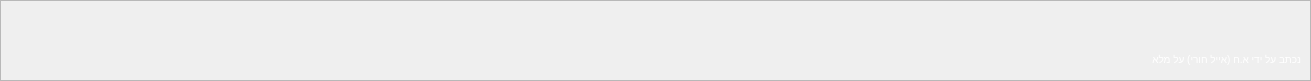
   <widget class="QFrame" name="lower_frame">
    <property name="geometry">
     <rect>
      <x>0</x>
      <y>740</y>
      <width>1311</width>
      <height>81</height>
     </rect>
    </property>
    <property name="cursor">
     <cursorShape>WhatsThisCursor</cursorShape>
    </property>
    <property name="frameShape">
     <enum>QFrame::StyledPanel</enum>
    </property>
    <property name="frameShadow">
     <enum>QFrame::Raised</enum>
    </property>
    <widget class="QPushButton" name="FB_btn">
     <property name="geometry">
      <rect>
       <x>260</x>
       <y>10</y>
       <width>61</width>
       <height>61</height>
      </rect>
     </property>
     <property name="cursor">
      <cursorShape>PointingHandCursor</cursorShape>
     </property>
     <property name="focusPolicy">
      <enum>Qt::StrongFocus</enum>
     </property>
     <property name="toolTip">
      <string>&lt;html&gt;&lt;head/&gt;&lt;body&gt;&lt;p align=&quot;center&quot;&gt;&lt;span style=&quot; font-size:20pt;&quot;&gt;פתח פייסבוק&lt;/span&gt;&lt;/p&gt;&lt;/body&gt;&lt;/html&gt;</string>
     </property>
     <property name="whatsThis">
      <string>&lt;html&gt;&lt;head/&gt;&lt;body&gt;&lt;p align=&quot;center&quot;&gt;&lt;span style=&quot; font-size:20pt;&quot;&gt;פתח פייסבוק&lt;/span&gt;&lt;/p&gt;&lt;/body&gt;&lt;/html&gt;</string>
     </property>
     <property name="autoFillBackground">
      <bool>false</bool>
     </property>
     <property name="styleSheet">
      <string notr="true">QPushButton {
	image: url(:/icons/social/FB.png);
	border-radius: 30px;
}

QPushButton:hover {
	border: 1px solid #FFFFFF;
	border-width: 2px;
}

QPushButton:pressed {
	border: 0px solid #FFFFFF;
}</string>
     </property>
     <property name="text">
      <string/>
     </property>
     <property name="autoRepeatDelay">
      <number>300</number>
     </property>
     <property name="autoDefault">
      <bool>false</bool>
     </property>
     <property name="default">
      <bool>false</bool>
     </property>
     <property name="flat">
      <bool>true</bool>
     </property>
    </widget>
    <widget class="QPushButton" name="whatsapp_btn">
     <property name="geometry">
      <rect>
       <x>430</x>
       <y>10</y>
       <width>61</width>
       <height>61</height>
      </rect>
     </property>
     <property name="cursor">
      <cursorShape>PointingHandCursor</cursorShape>
     </property>
     <property name="focusPolicy">
      <enum>Qt::StrongFocus</enum>
     </property>
     <property name="toolTip">
      <string>&lt;html&gt;&lt;head/&gt;&lt;body&gt;&lt;p align=&quot;center&quot;&gt;&lt;span style=&quot; font-size:20pt;&quot;&gt;פתח וואטסאפ&lt;/span&gt;&lt;/p&gt;&lt;/body&gt;&lt;/html&gt;</string>
     </property>
     <property name="whatsThis">
      <string>&lt;html&gt;&lt;head/&gt;&lt;body&gt;&lt;p align=&quot;center&quot;&gt;&lt;span style=&quot; font-size:20pt;&quot;&gt;פתח וואטסאפ&lt;/span&gt;&lt;/p&gt;&lt;/body&gt;&lt;/html&gt;</string>
     </property>
     <property name="autoFillBackground">
      <bool>false</bool>
     </property>
     <property name="styleSheet">
      <string notr="true">QPushButton {
	image: url(:/icons/social/whatsapp.png);
	border-radius: 30px;
}

QPushButton:hover {
	border: 1px solid #FFFFFF;
	border-width: 2px;
}

QPushButton:pressed {
	border: 0px solid #FFFFFF;
}</string>
     </property>
     <property name="text">
      <string/>
     </property>
     <property name="autoRepeatDelay">
      <number>300</number>
     </property>
     <property name="autoDefault">
      <bool>false</bool>
     </property>
     <property name="default">
      <bool>false</bool>
     </property>
     <property name="flat">
      <bool>true</bool>
     </property>
    </widget>
    <widget class="QPushButton" name="instagram_btn">
     <property name="geometry">
      <rect>
       <x>590</x>
       <y>10</y>
       <width>61</width>
       <height>61</height>
      </rect>
     </property>
     <property name="cursor">
      <cursorShape>PointingHandCursor</cursorShape>
     </property>
     <property name="focusPolicy">
      <enum>Qt::StrongFocus</enum>
     </property>
     <property name="toolTip">
      <string>&lt;html&gt;&lt;head/&gt;&lt;body&gt;&lt;p align=&quot;center&quot;&gt;&lt;span style=&quot; font-size:20pt;&quot;&gt;פתח אינסטגרם&lt;/span&gt;&lt;/p&gt;&lt;/body&gt;&lt;/html&gt;</string>
     </property>
     <property name="whatsThis">
      <string>&lt;html&gt;&lt;head/&gt;&lt;body&gt;&lt;p align=&quot;center&quot;&gt;&lt;span style=&quot; font-size:20pt;&quot;&gt;פתח אינסטגרם&lt;/span&gt;&lt;/p&gt;&lt;/body&gt;&lt;/html&gt;</string>
     </property>
     <property name="autoFillBackground">
      <bool>false</bool>
     </property>
     <property name="styleSheet">
      <string notr="true">QPushButton {
	image: url(:/icons/social/instagram.png);
	border-radius: 30px;
}

QPushButton:hover {
	border: 1px solid #FFFFFF;
	border-width: 2px;
}

QPushButton:pressed {
	border: 0px solid #FFFFFF;
}</string>
     </property>
     <property name="text">
      <string/>
     </property>
     <property name="autoRepeatDelay">
      <number>300</number>
     </property>
     <property name="autoDefault">
      <bool>false</bool>
     </property>
     <property name="default">
      <bool>false</bool>
     </property>
     <property name="flat">
      <bool>true</bool>
     </property>
    </widget>
    <widget class="QPushButton" name="gmail_btn">
     <property name="geometry">
      <rect>
       <x>750</x>
       <y>10</y>
       <width>61</width>
       <height>61</height>
      </rect>
     </property>
     <property name="cursor">
      <cursorShape>PointingHandCursor</cursorShape>
     </property>
     <property name="focusPolicy">
      <enum>Qt::StrongFocus</enum>
     </property>
     <property name="toolTip">
      <string>&lt;html&gt;&lt;head/&gt;&lt;body&gt;&lt;p align=&quot;center&quot;&gt;&lt;span style=&quot; font-size:20pt;&quot;&gt;פתח אימייל&lt;/span&gt;&lt;/p&gt;&lt;/body&gt;&lt;/html&gt;</string>
     </property>
     <property name="whatsThis">
      <string>&lt;html&gt;&lt;head/&gt;&lt;body&gt;&lt;p align=&quot;center&quot;&gt;&lt;span style=&quot; font-size:20pt;&quot;&gt;פתח אימייל&lt;/span&gt;&lt;/p&gt;&lt;/body&gt;&lt;/html&gt;</string>
     </property>
     <property name="autoFillBackground">
      <bool>false</bool>
     </property>
     <property name="styleSheet">
      <string notr="true">QPushButton {
	image: url(:/icons/social/GMAIL.png);
	border-radius: 30px;
}

QPushButton:hover {
	border: 1px solid #FFFFFF;
	border-width: 2px;
}

QPushButton:pressed {
	border: 0px solid #FFFFFF;
}</string>
     </property>
     <property name="text">
      <string/>
     </property>
     <property name="autoRepeatDelay">
      <number>300</number>
     </property>
     <property name="autoDefault">
      <bool>false</bool>
     </property>
     <property name="default">
      <bool>false</bool>
     </property>
     <property name="flat">
      <bool>true</bool>
     </property>
    </widget>
    <widget class="QPushButton" name="calender_btn">
     <property name="geometry">
      <rect>
       <x>900</x>
       <y>10</y>
       <width>61</width>
       <height>61</height>
      </rect>
     </property>
     <property name="cursor">
      <cursorShape>PointingHandCursor</cursorShape>
     </property>
     <property name="focusPolicy">
      <enum>Qt::StrongFocus</enum>
     </property>
     <property name="toolTip">
      <string>&lt;html&gt;&lt;head/&gt;&lt;body&gt;&lt;p align=&quot;center&quot;&gt;&lt;span style=&quot; font-size:20pt;&quot;&gt;פתח לוח שנה&lt;/span&gt;&lt;/p&gt;&lt;/body&gt;&lt;/html&gt;</string>
     </property>
     <property name="whatsThis">
      <string>&lt;html&gt;&lt;head/&gt;&lt;body&gt;&lt;p align=&quot;center&quot;&gt;&lt;span style=&quot; font-size:20pt;&quot;&gt;פתח לוח שנה&lt;/span&gt;&lt;/p&gt;&lt;/body&gt;&lt;/html&gt;</string>
     </property>
     <property name="autoFillBackground">
      <bool>false</bool>
     </property>
     <property name="styleSheet">
      <string notr="true">QPushButton {
	image: url(:/icons/social/calender.png);
	border-radius: 30px;
}

QPushButton:hover {
	border: 1px solid #FFFFFF;
	border-width: 2px;
}

QPushButton:pressed {
	border: 0px solid #FFFFFF;
}</string>
     </property>
     <property name="text">
      <string/>
     </property>
     <property name="autoRepeatDelay">
      <number>300</number>
     </property>
     <property name="autoDefault">
      <bool>false</bool>
     </property>
     <property name="default">
      <bool>false</bool>
     </property>
     <property name="flat">
      <bool>true</bool>
     </property>
    </widget>
    <widget class="QLabel" name="splash_author_label">
     <property name="geometry">
      <rect>
       <x>1080</x>
       <y>50</y>
       <width>221</width>
       <height>20</height>
      </rect>
     </property>
     <property name="styleSheet">
      <string notr="true">color: rgb(255, 255, 255);</string>
     </property>
     <property name="text">
      <string>&lt;html&gt;&lt;head/&gt;&lt;body&gt;&lt;p align=&quot;right&quot;&gt;&lt;span style=&quot; font-size:7.8pt;&quot;&gt;נכתב על ידי א.ח (אייל חורי) על מלא&lt;/span&gt;&lt;/p&gt;&lt;/body&gt;&lt;/html&gt;</string>
     </property>
    </widget>
   </widget>
